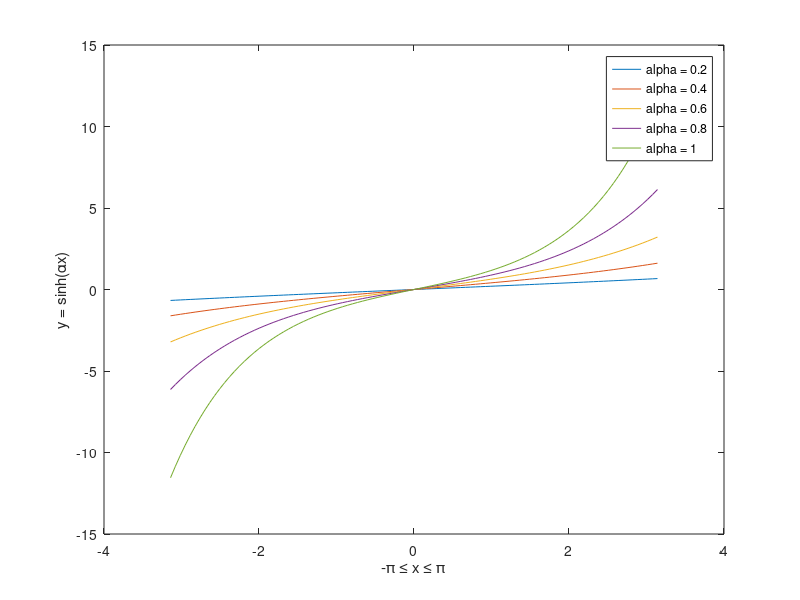

MATLAB code for this plot:
function ps1q4thursday
% ID: 1517982, Alejandro Salazar Lobos
% Solution to question 4, problem set 1

x = linspace(-pi,pi,100)'; % Creates column vector w/ 100 values from -pi to pi, equally spaced
%x = x'; % Column vector
alpha = 0.2:0.2:1.0; % Set values of alpha = a
colnumber = 1; % Variable to extract the element from a in function for k = 1:length(a)
Y = []; % Create the matrix to be filled with values of y = sinh(ax)

for k = 1:length(alpha)
    y = sinh(x * alpha(1,colnumber)); % Set the function. Multiply the elemnts of x by a\
    A = [Y y]; % Create a matrix A as a concatenation of Y and y
    
    % The following function stores A into Y. If all elements of a have
    % been evaluated, the matrix is displayed in Command Window
    if colnumber == 5
        Y = A;
        plot(x,Y); % Plots matrix Y vs vector x
        legend('alpha = 0.2','alpha = 0.4','alpha = 0.6','alpha = 0.8','alpha = 1','location','Best') % Add legend
        xlabel('-\pi ≤ x ≤ \pi') % Add label on x-axis
        ylabel('y = sinh(\alphax)') % Add label on y-axis
    else
        Y = A;
    end
     colnumber = colnumber + 1; % Increase the column number by 1, in order to extract element
                               % n + 1 from alpha in the next loop
end

